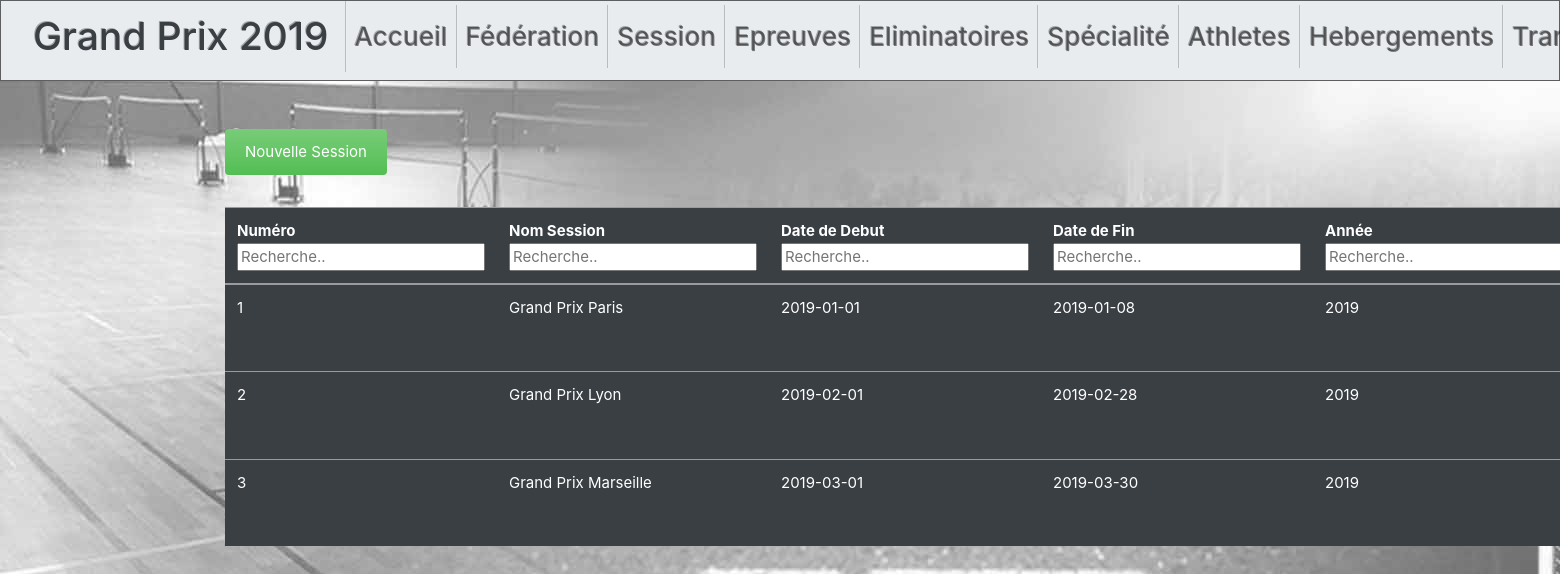
The app's page /session.php with its own data.
### tables this page shows
CREATE TABLE `session` (
  `ID_SESSION` int(11) NOT NULL,
  `NOM_SESSION` varchar(30) NOT NULL,
  `DATE_DEBUT_SESSION` date NOT NULL,
  `DATE_FIN_SESSION` date NOT NULL,
  `ANNEE_SESSION` smallint(6) NOT NULL
);

### ConnSess.php (called while the page is built, shortened)
<?php
function session() {
try {
    $conn=conn();
    $stmt = $conn->prepare("SELECT * FROM session");
    $stmt->execute();
    $session = $stmt->fetchAll();
    return $session;
}
    catch(PDOException $e) {
        echo "Error: " . $e->getMessage();
    }
}
?>

### session.php (the view, shortened to what this page needs)
<!DOCTYPE html>
<?php
require_once "ConnSess.php";
$session = session();
?>
<html>
<head>
</head>
<header>
    <?php include "index.php";
    ?>
    </header>
    <body>
<form action = "NewSess.php" method = "get">
 <input class="alert btn-success" type = "submit" name = "Nouvelle Sess" value = "Nouvelle Session">
 </form>
    <table id="myTable" class="table table-primary">
  <thead>
    <tr>
      <th scope="col">Numéro<br><input type="text" id="input_col0" onkeyup="myFunction0()" placeholder="Recherche.."></th>
      <th scope="col">Nom Session<br><input type="text" id="input_col1" onkeyup="myFunction1()" placeholder="Recherche.."></th>
      <th scope="col">Date de Debut<br><input type="text" id="input_col2" onkeyup="myFunction2()" placeholder="Recherche.."></th>
      <th scope="col">Date de Fin<br><input type="text" id="input_col3" onkeyup="myFunction3()" placeholder="Recherche.."></th>
      <th scope="col">Année<br><input type="text" id="input_col4" onkeyup="myFunction4()" placeholder="Recherche.."></th>
      </tr>
  <?php
    for($i=0; $i<sizeof($session); $i++){
?>
    <tr>
    <td><?php echo $session[$i]['ID_SESSION'];?></td>
    <td><?php echo $session[$i]['NOM_SESSION'];?></td>
    <td><?php echo $session[$i]['DATE_DEBUT_SESSION'];?></td>
    <td><?php echo $session[$i]['DATE_FIN_SESSION'];?></td>
    <td><?php echo $session[$i]['ANNEE_SESSION'];?></td>
</tr>
<?php
}
?></thead>
</table></h1>
</body>
</html>

### records on screen
session: ID_SESSION "1", NOM_SESSION "Grand Prix Paris", DATE_DEBUT_SESSION "2019-01-01", DATE_FIN_SESSION "2019-01-08", ANNEE_SESSION "2019"
session: ID_SESSION "2", NOM_SESSION "Grand Prix Lyon", DATE_DEBUT_SESSION "2019-02-01", DATE_FIN_SESSION "2019-02-28", ANNEE_SESSION "2019"
session: ID_SESSION "3", NOM_SESSION "Grand Prix Marseille", DATE_DEBUT_SESSION "2019-03-01", DATE_FIN_SESSION "2019-03-30", ANNEE_SESSION "2019"
